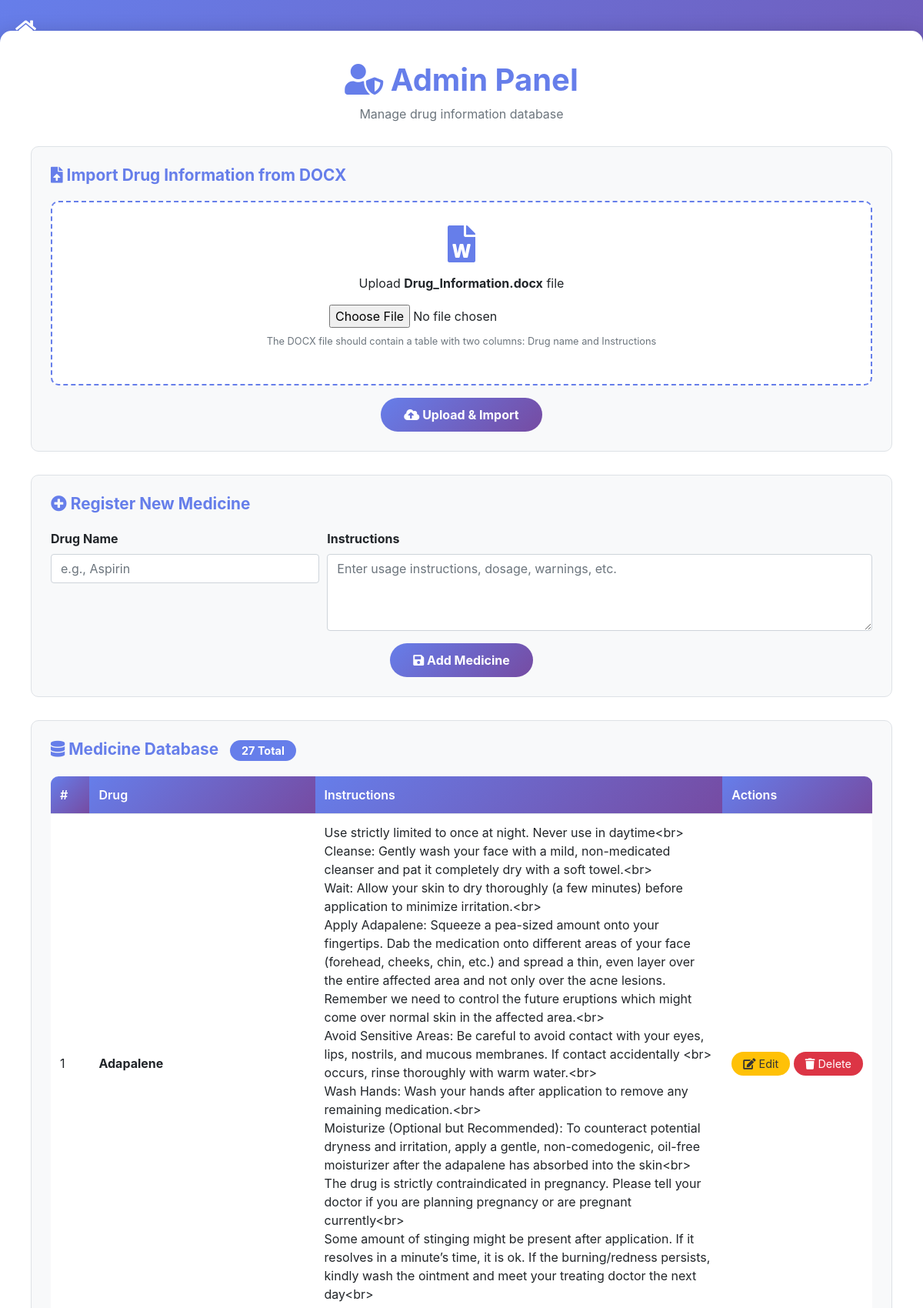
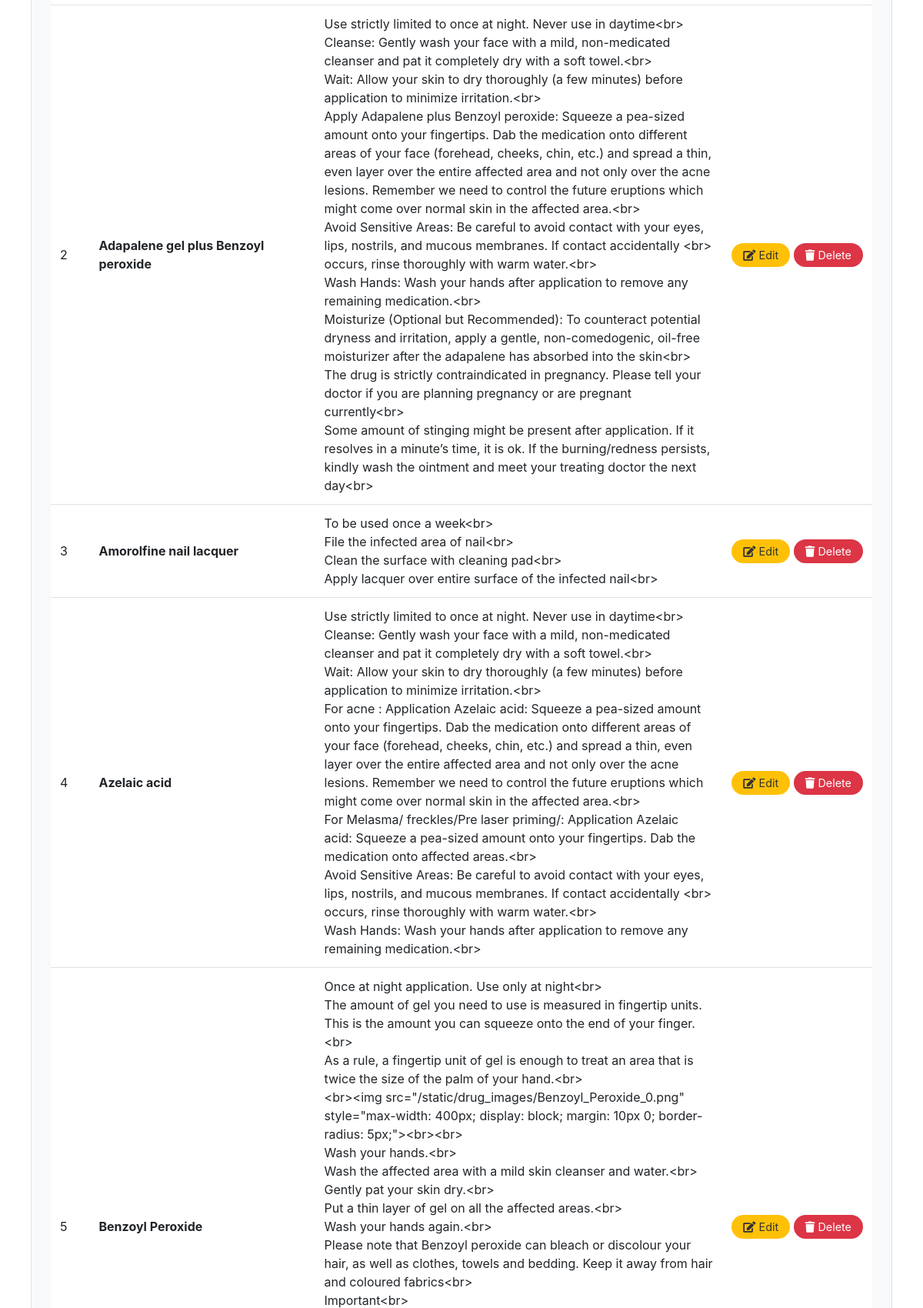
The page /admin (upper part) on the database its author committed (2 pictures, top to bottom).
### tables this page shows
CREATE TABLE drug_information (id INTEGER PRIMARY KEY AUTOINCREMENT, drug TEXT NOT NULL UNIQUE, instructions TEXT NOT NULL, created_at TIMESTAMP DEFAULT CURRENT_TIMESTAMP);

### app.py (the view)
@app.route('/admin')
def admin():
    medicines = get_all_drugs()
    message = request.args.get('message', '')
    return render_template('admin.html', medicines=medicines, message=message)

### utils/database.py (called while the page is built)
def get_all_drugs() -> List[Tuple[int, str, str]]:
    conn = sqlite3.connect(DB_PATH)
    cursor = conn.cursor()
    cursor.execute('SELECT id, drug, instructions FROM drug_information ORDER BY drug')
    results = cursor.fetchall()
    conn.close()
    return results

### templates/admin.html (shortened to what this page needs)
<!DOCTYPE html>
<html lang="en">
<head>
    <link rel="stylesheet" href="https://stackpath.bootstrapcdn.com/bootstrap/4.5.2/css/bootstrap.min.css">
    <link rel="stylesheet" href="https://cdnjs.cloudflare.com/ajax/libs/font-awesome/5.15.4/css/all.min.css">
</head>
<body>
    <a href="/" class="home-link">
        <i class="fas fa-home"></i>
    </a>
    <div class="admin-container">
        <div class="admin-header">
            <h1><i class="fas fa-user-shield"></i> Admin Panel</h1>
            <p class="text-muted">Manage drug information database</p>
        </div>
        <div class="section-card">
            <h3 class="section-title"><i class="fas fa-file-upload"></i> Import Drug Information from DOCX</h3>
            <form action="/admin/import-docx" method="POST" enctype="multipart/form-data">
                <div class="upload-area">
                    <i class="fas fa-file-word" style="font-size: 3rem; color: #667eea; margin-bottom: 15px;"></i>
                    <p class="mb-3">Upload <strong>Drug_Information.docx</strong> file</p>
                    <input type="file" name="file" accept=".docx" class="form-control-file" required style="display: inline-block; width: auto;">
                    <p class="text-muted mt-2 small">The DOCX file should contain a table with two columns: Drug name and Instructions</p>
                </div>
                <div class="text-center mt-3">
                    <button type="submit" class="btn btn-primary-custom">
                        <i class="fas fa-cloud-upload-alt"></i> Upload & Import
                    </button>
                </div>
            </form>
        </div>
        <div class="section-card">
            <h3 class="section-title"><i class="fas fa-plus-circle"></i> Register New Medicine</h3>
            <form action="/admin/add" method="POST">
                <div class="form-row">
                    <div class="form-group col-md-4">
                        <label for="drug"><strong>Drug Name</strong></label>
                        <input type="text" class="form-control" id="drug" name="drug" placeholder="e.g., Aspirin" required>
                    </div>
                    <div class="form-group col-md-8">
                        <label for="instructions"><strong>Instructions</strong></label>
                        <textarea class="form-control" id="instructions" name="instructions" placeholder="Enter usage instructions, dosage, warnings, etc." required></textarea>
                    </div>
                </div>
                <div class="text-center">
                    <button type="submit" class="btn btn-primary-custom">
                        <i class="fas fa-save"></i> Add Medicine
                    </button>
                </div>
            </form>
        </div>
        <div class="section-card">
            <h3 class="section-title">
                <i class="fas fa-database"></i> Medicine Database
                <span class="stats-badge">{{ medicines|length }} Total</span>
            </h3>
            {% if medicines %}
                <div class="table-responsive medicine-table">
                    <table class="table table-hover">
                        <thead>
                            <tr>
                                <th style="width: 5%;">#</th>
                                <th style="width: 25%;">Drug</th>
                                <th style="width: 55%;">Instructions</th>
                                <th style="width: 15%;">Actions</th>
                            </tr>
                        </thead>
                        <tbody>
                            {% for medicine in medicines %}
                            <tr id="row-{{ medicine[0] }}">
                                <td>{{ loop.index }}</td>
                                <td><strong>{{ medicine[1] }}</strong></td>
                                <td class="instructions-cell">{{ medicine[2] }}</td>
                                <td class="action-buttons">
                                    <button class="btn btn-warning-custom btn-sm" onclick="toggleEdit({{ medicine[0] }})">
                                        <i class="fas fa-edit"></i> Edit
                                    </button>
                                    <button class="btn btn-danger-custom btn-sm" onclick="deleteMedicine({{ medicine[0] }}, '{{ medicine[1] }}')">
                                        <i class="fas fa-trash"></i> Delete
                                    </button>
                                </td>
                            </tr>
                            {% endfor %}
                        </tbody>
                    </table>
                </div>
            {% else %}
                <div class="alert alert-info text-center">
                    <i class="fas fa-info-circle"></i> No medicines in database yet. Upload a DOCX file or add medicines manually.
                </div>
            {% endif %}
        </div>
    </div>
</body>
</html>

### templates/admin.html (style rules this page uses)
body { background: linear-gradient(135deg, #667eea 0%, #764ba2 100%); min-height: 100vh; padding: 20px 0; }
.admin-container { background: white; border-radius: 15px; padding: 40px; margin: 20px auto; max-width: 1200px; box-shadow: 0 10px 30px rgba(0,0,0,0.3); }
.admin-header { text-align: center; margin-bottom: 30px; }
.admin-header h1 { color: #667eea; font-weight: bold; }
.home-link { position: fixed; top: 20px; left: 20px; color: white; font-size: 1.5rem; text-decoration: none; z-index: 1000; }
.section-card { background: #f8f9fa; border-radius: 10px; padding: 25px; margin-bottom: 30px; border: 1px solid #dee2e6; }
.section-title { color: #667eea; font-weight: bold; margin-bottom: 20px; font-size: 1.3rem; }
.upload-area { border: 2px dashed #667eea; border-radius: 10px; padding: 30px; text-align: center; background: white; transition: all 0.3s; }
.btn-primary-custom { background: linear-gradient(135deg, #667eea 0%, #764ba2 100%); border: none; color: white; padding: 10px 30px; border-radius: 25px; font-weight: bold; transition: transform 0.2s; }
.btn-danger-custom { background: #dc3545; border: none; color: white; padding: 5px 15px; border-radius: 20px; font-size: 0.9rem; }
.btn-warning-custom { background: #ffc107; border: none; color: #333; padding: 5px 15px; border-radius: 20px; font-size: 0.9rem; }
.medicine-table { background: white; border-radius: 10px; overflow: hidden; }
.table thead th { background: linear-gradient(135deg, #667eea 0%, #764ba2 100%); color: white; border: none; font-weight: 600; }
.table td { vertical-align: middle; }
.instructions-cell { max-width: 400px; white-space: pre-wrap; word-wrap: break-word; }
textarea.form-control { min-height: 100px; }
.action-buttons { white-space: nowrap; }
.stats-badge { display: inline-block; background: #667eea; color: white; padding: 5px 15px; border-radius: 20px; font-size: 0.9rem; margin-left: 10px; }

### rows shown on the page
drug_information: drug "Adapalene", instructions "Use strictly limited to once at night. Never use in daytime<br> Cleanse: Gently wash your face with a mild, non-medicated cleanser and pat it completely dry with a soft towel.<br> Wait: Allow your skin to dry thoroughly (a few minutes) before application to minimize irritation.<br> Apply Adapalene: Squeeze a pea-sized amount onto your fingertips. Dab the medication onto different areas of your face (forehead, cheeks, chin, etc.) and spread a thin, even layer over the entire affected area and not only over the acne lesions. Remember we need to control the future eruptions which might come over normal skin in the affected area.<br> Avoid Sensitive Areas: Be careful to avoid contact with your…"
drug_information: drug "Adapalene gel plus Benzoyl peroxide", instructions "Use strictly limited to once at night. Never use in daytime<br> Cleanse: Gently wash your face with a mild, non-medicated cleanser and pat it completely dry with a soft towel.<br> Wait: Allow your skin to dry thoroughly (a few minutes) before application to minimize irritation.<br> Apply Adapalene plus Benzoyl peroxide: Squeeze a pea-sized amount onto your fingertips. Dab the medication onto different areas of your face (forehead, cheeks, chin, etc.) and spread a thin, even layer over the entire affected area and not only over the acne lesions. Remember we need to control the future eruptions which might come over normal skin in the affected area.<br> Avoid Sensitive Areas: Be careful to…"
drug_information: drug "Amorolfine nail lacquer", instructions "To be used once a week<br> File the infected area of nail<br> Clean the surface with cleaning pad<br> Apply lacquer over entire surface of the infected nail<br>"
drug_information: drug "Azelaic acid", instructions "Use strictly limited to once at night. Never use in daytime<br> Cleanse: Gently wash your face with a mild, non-medicated cleanser and pat it completely dry with a soft towel.<br> Wait: Allow your skin to dry thoroughly (a few minutes) before application to minimize irritation.<br> For acne : Application Azelaic acid: Squeeze a pea-sized amount onto your fingertips. Dab the medication onto different areas of your face (forehead, cheeks, chin, etc.) and spread a thin, even layer over the entire affected area and not only over the acne lesions. Remember we need to control the future eruptions which might come over normal skin in the affected area.<br> For Melasma/ freckles/Pre laser priming/:…"
drug_information: drug "Benzoyl Peroxide"

### other values the page prints
{{ medicines|length }} "27"
